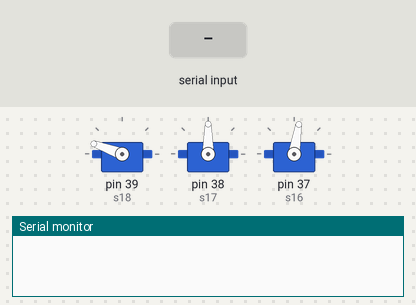
Bench run of a sketch on a simulated Arduino Mega 2560, built with avr-gcc and run on an emulated ATmega2560. Shown: 3 × servo, the last lines printed to the serial monitor. The inputs (shaded band) are chosen by the test bench.

Above: at 1.5 s.
1.6 s: "1\n" received over Serial
At 1.97 s:
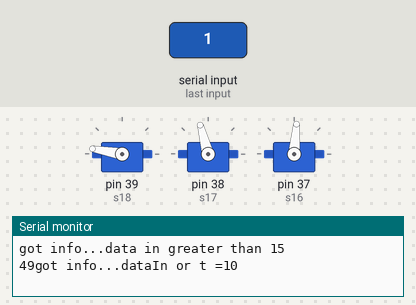
4.6 s: byte 2 (2) received over Serial
At 5.27 s:
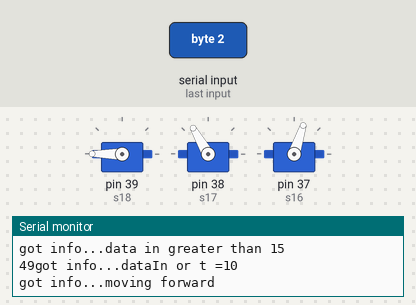
7.6 s: byte 3 (3) received over Serial
At 10.07 s:
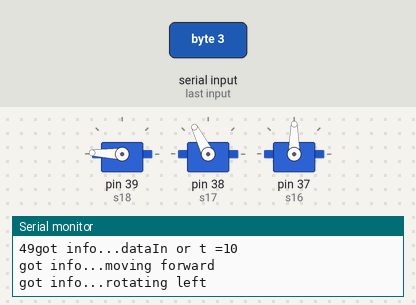
10.6 s: byte 4 (4) received over Serial
13.6 s: byte 5 (5) received over Serial
16.6 s: byte 11 (11) received over Serial
At 17.27 s:
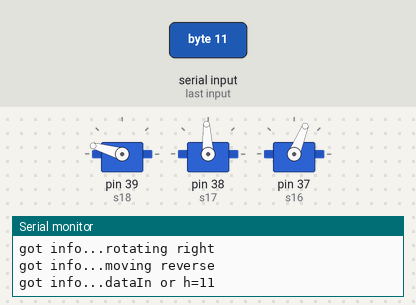
Timing chart, 0 to 20.6 s (numbered marks = the images above; inputs shaded):
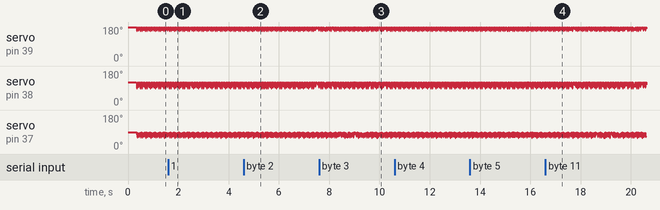

The sketch:

leg_funcs.ino
```cpp
#include <Servo.h>


Servo s18;
Servo s17;
Servo s16;

int i0H1 = 0;
int i1H1 = 0;
int i2H1 = 0;
int i3H1 = 0;
int i4H1 = 0;
int i5H1 = 0;
int i6H1 = 0;
int i7H1 = 0;
int i8H1 = 0;

int i0T1 = 0;
int i1T1 = 0;
int i2T1 = 0;
int i3T1 = 0;
int i4T1 = 0;
int i5T1 = 0;
int i6T1 = 0;

int i1L1 = 0;
int i2L1 = 0;
int i3L1 = 0;
int i4L1 = 0;
int i5L1 = 0;
int i6L1 = 0;

int i1L2 = 0;
int i2L2 = 0;
int i3L2 = 0;
int i4L2 = 0;
int i5L2 = 0;
int i6L2 = 0;


boolean l1status = LOW;
boolean l2status = LOW;

int dataIn;
int m = 0;
int h = 0;
int t = 0;
int att = 0;
int speedV = 30;


void setup() {
  Serial.begin(38400);
  delay(20);
  s18.attach(39, 600, 2400);
  s17.attach(38, 600, 2400);
  s16.attach(37, 600, 2400);

  s18.write(180);
  s17.write(120);
  s16.write(90);

  delay(300);
}

void loop() {
  // put your main code here, to run repeatedly:
if (Serial.available() > 0) {
    dataIn = Serial.read();  // Read the data
    if (dataIn == 2) {
      m = 2;
      Serial.println("got info...moving forward   ");
    }
    if (dataIn == 3) {
      m = 3;
      Serial.println("got info...rotating left   ");
    }
    if (dataIn == 4) {
      m = 4;
      Serial.println("got info...rotating right   ");
    }
    if (dataIn == 5) {
      m = 5;
      Serial.println("got info...moving reverse   ");
    }
    if (dataIn == 10) {
      t = 10;
      Serial.println("got info...dataIn or t =10   ");
    }
    if (dataIn == 11) {
      h = 11;
      Serial.println("got info...dataIn or h=11  ");
    }
    if (dataIn >= 15) {
      speedV = dataIn;
      Serial.println("got info...data in greater than 15   ");
      Serial.print(speedV);
    }
  }

  moveLeg1();
//  delay(speedV);
}


void moveLeg1() {
  // Swign phase - move leg though air - from initial to final position
  // Rise the leg
  if (i1L1 <= 10) {
    s18.write(180 - i1L1 * 2);
    s17.write(120 - i1L1 * 3);
    i1L1++;
  }
  // Rotate the leg
  if (i2L1 <= 30) {
    s16.write(90 - i2L1);
    i2L1++;

  }
  // Move back to touch the ground
  if (i2L1 > 20 & i3L1 <= 10) {
    s18.write(160 + i3L1 * 2);
    s17.write(90 + i3L1 * 3);
    i3L1++;
  }
  // Stance phase - move leg while touching the ground
  // Rotate back to initial position
  if (i2L1 >= 30) {
    s16.write(60 + i4L1);
    i4L1++;
    l1status = HIGH;
  }
  // Reset the counters for repeating the process
  if (i4L1 >= 30) {
    i1L1 = 0;
    i2L1 = 0;
    i3L1 = 0;
    i4L1 = 0;
    i5L1 = 0;
  }
  // Each iteration or step is executed in the main loop section where there is also a delay time for controlling the speed of movement
}
```
